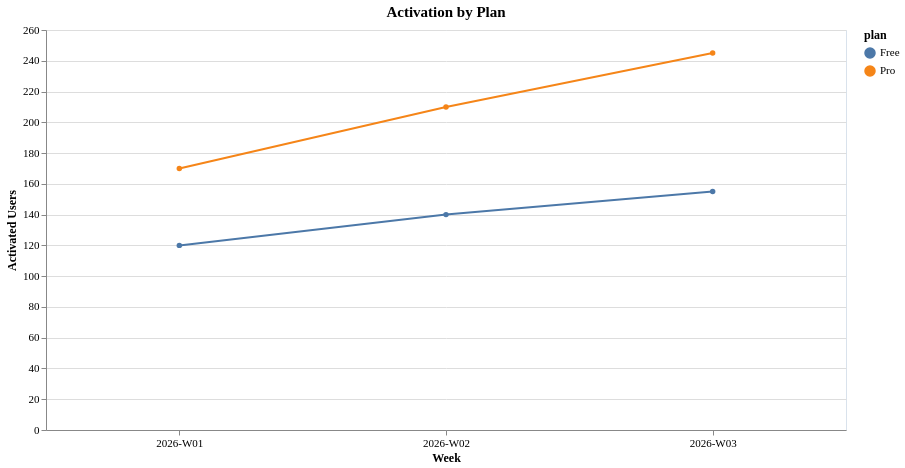

Vega-Lite specification for this chart:
### Vega-Lite specification from a JSON file in a GitHub repository (floating-point values rounded to 4 significant figures)
{"config": {"view": {"continuousWidth": 300, "continuousHeight": 300, "stroke": "#d9e2ec"}, "axis": {"labelAngle": 0, "labelFontSize": 11, "titleFontSize": 12, "titleFontWeight": 600, "labelFont": "Hanken Grotesk", "titleFont": "Hanken Grotesk"}, "legend": {"labelFontSize": 11, "titleFontSize": 12, "titleFontWeight": 600, "labelFont": "Hanken Grotesk", "titleFont": "Hanken Grotesk"}, "title": {"fontSize": 15, "fontWeight": 600, "subtitleFontSize": 12, "subtitleFontWeight": 400, "font": "Hanken Grotesk", "subtitleFont": "Hanken Grotesk"}}, "data": {"name": "data-44c0a8ddfbb205c358ed54bd3f1d3058"}, "mark": {"type": "line", "point": true}, "encoding": {"color": {"field": "plan", "type": "nominal"}, "opacity": {"condition": {"param": "param_029f6f27ab98f4cc", "value": 1}, "value": 0.2}, "tooltip": [{"field": "week", "type": "nominal"}, {"field": "activated_users", "type": "quantitative"}, {"field": "plan", "type": "nominal"}], "x": {"axis": {"labelAngle": 0}, "field": "week", "title": "Week", "type": "nominal"}, "y": {"field": "activated_users", "title": "Activated Users", "type": "quantitative"}}, "height": 400, "params": [{"name": "param_029f6f27ab98f4cc", "select": {"type": "point", "fields": ["plan"]}, "bind": "legend"}], "title": "Activation by Plan", "width": 800, "$schema": "https://vega.github.io/schema/vega-lite/v6.4.1.json", "datasets": {"data-44c0a8ddfbb205c358ed54bd3f1d3058": [{"week": "2026-W01", "plan": "Pro", "activated_users": 170.0}, {"week": "2026-W03", "plan": "Pro", "activated_users": 245.0}, {"week": "2026-W01", "plan": "Free", "activated_users": 120.0}, {"week": "2026-W03", "plan": "Free", "activated_users": 155.0}, {"week": "2026-W02", "plan": "Free", "activated_users": 140.0}, {"week": "2026-W02", "plan": "Pro", "activated_users": 210.0}]}}
